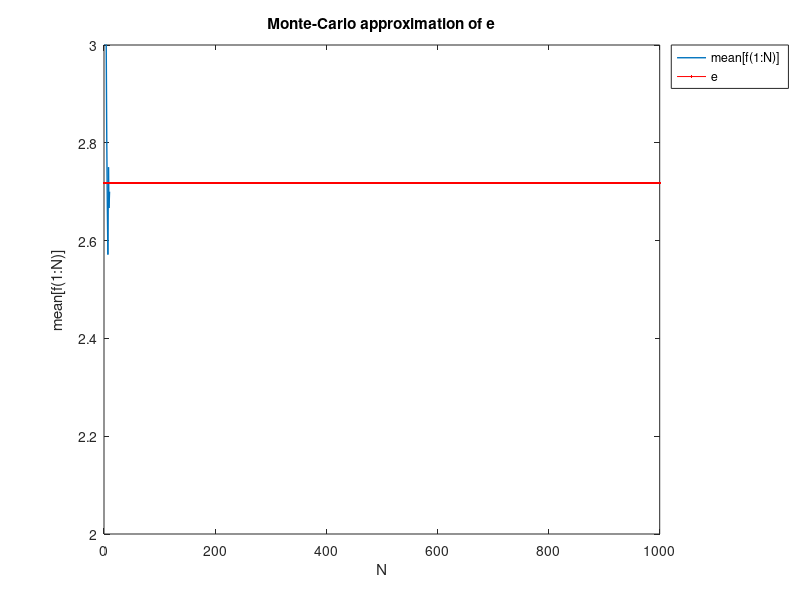
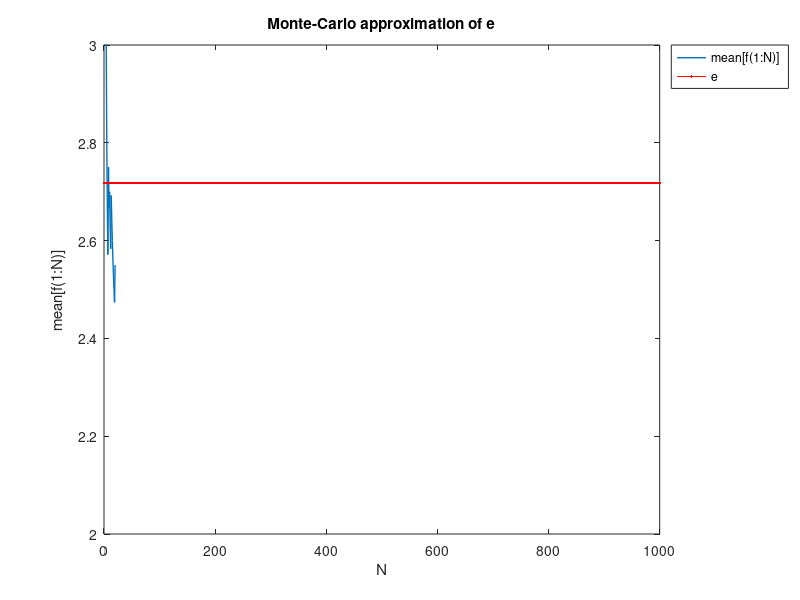
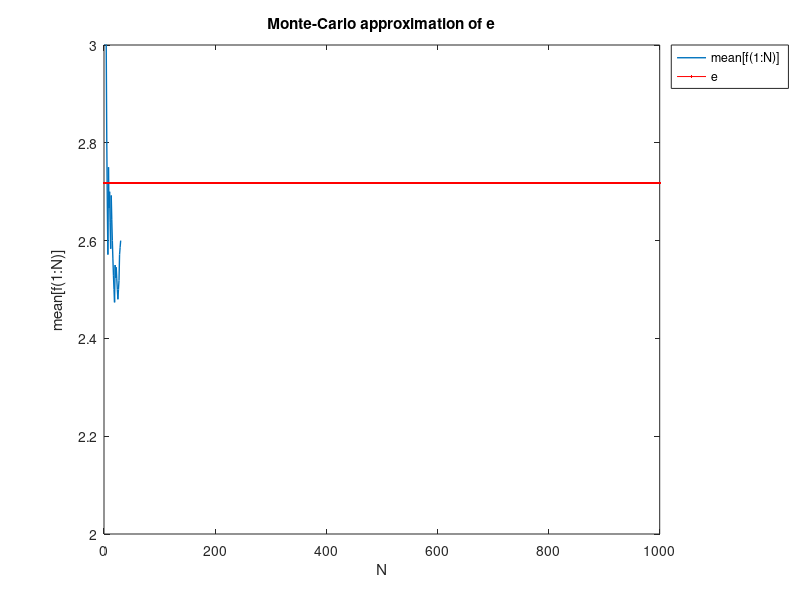
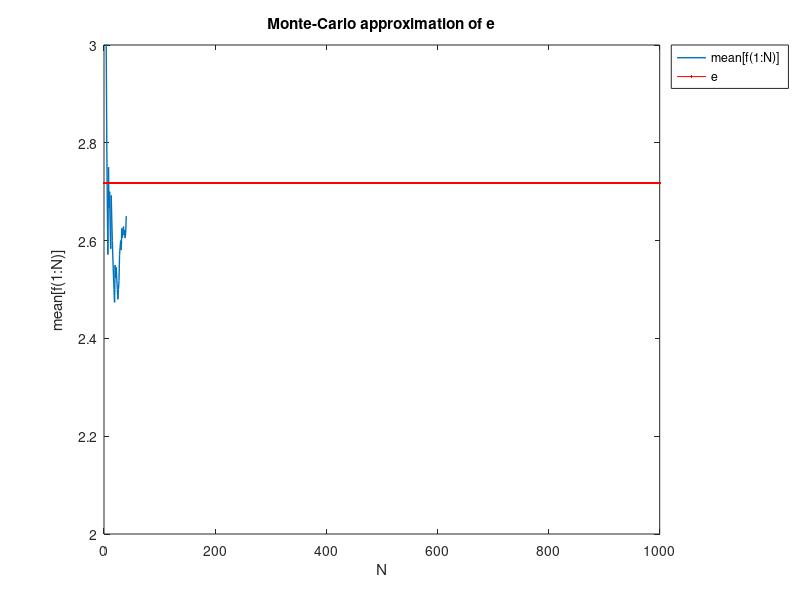

MATLAB code for these plots, in order: (Note: a time limit stopped this script after it produced the figures.)
N = 1000;
s = 0;
k = 0;
f = 0;
g = 0;
breaks = 10;

for i=1:N
  while s < 1
   s = s + rand;
   k = k + 1;
  end
  f(i) = k;
  g(i) = mean(f(1:i));
  s = 0;
  k = 0;
end

for i=1:N
  if mod(i,breaks) == 0
    h = figure('visible','off');
    plot(g(1:i), 'linewidth', 1);
    xlim([0 N]);
    ylim([2 3]);
    hold on;
    plot(0:N,e^1,"r", 'linewidth', 0.2);
    xlabel("N");
    ylabel(['{mean[f(1:N)]}' sprintf('\n')]);
    legend('mean[f(1:N)]', 'e','location', 'northeastoutside')
    title("Monte-Carlo approximation of e")
    print(h, "-dpng", strcat(pwd, "/results/", num2str(i), "eApprox_", num2str(N), ".png")) 
    disp(g(i));
  endif
end
